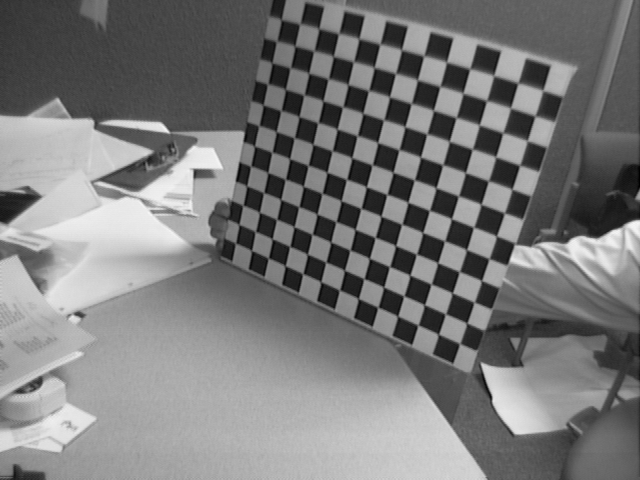
%> input picture Lab1/calib_example/Image10.tif, 640 x 480 px
$ octave reproj_driver.m   (GNU Octave 9; MATLAB toolbox functions it lacks are replaced by stand-ins)
%> lines starting %> are read from the running program, lines starting %| are printed output that depends on the picture
### Lab1/proj.m
function [ u,v ] = proj( P, c3d )
%% PROJ: trasforma un vettore da coordinate omogenee a coordinate cartesiane

h3d = [c3d ones(size(c3d,1),1)]';
h2d = P*h3d;
c2d = h2d(1:2,:)./[h2d(3,:)' h2d(3,:)']';
u = round(c2d(1,:))';
v = round(c2d(2,:))';


end

### Lab1/reproj_driver.m
close all;
clear all;

cali = load('calib_data.mat');
camera = load('Calib_Results.mat');

ImageIN = imread('Image10.tif');
%> ImageIN is the input picture: size 480x640 uint8; min 1, max 246, mean 122.3

X = cali.X_10;

figure(1);
plot3(X(1,:), X(2,:), X(3,:), 'r*');
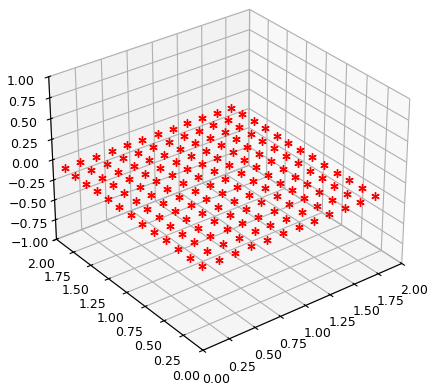
%> figure redrawn from the program's plot data

KK = camera.KK;

R = camera.Rc_10;
T = camera.Tc_10;
G = [R T; 0 0 0 1];


ppm = KK * [1 0 0 0
            0 1 0 0
            0 0 1 0] *G;

[u,v] = proj(ppm, X');
figure(2);
image(ImageIN);
hold on
plot(u, v, 'b+');
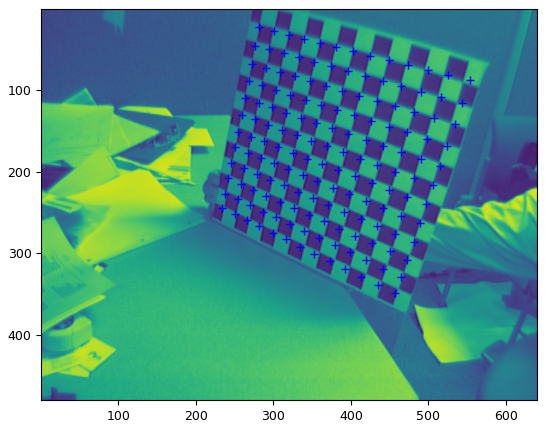
%> figure redrawn from the program's plot data


om = camera.omc_10;
T = camera.Tc_10;
f = camera.fc;
c = camera.cc;
k = camera.kc;
